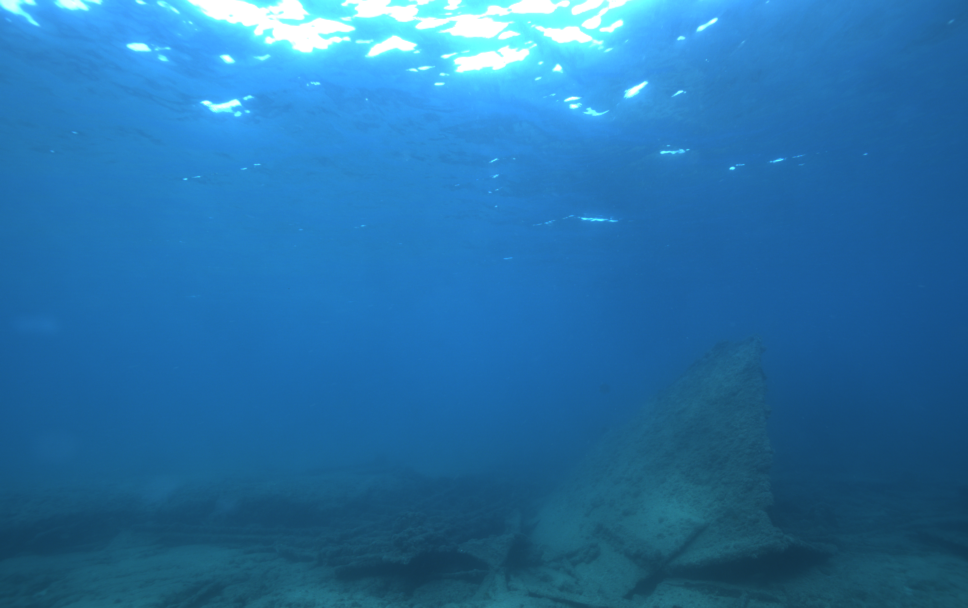
#> input picture Depth/monoUWNet/samples/00034302.tiff, 968 x 608 px, found by its file name
$ python SLIC.py
#> lines starting #> are read from the running program, lines starting #| are printed output that depends on the picture
#!/usr/bin/env python3
# -*- coding: utf-8 -*-
"""
Created on Sun Mar 19 14:49:14 2023

@author: cbm
"""

import os, sys
import numpy as np
import matplotlib as mpl
import matplotlib.pyplot as plt
import cv2

sample = '00034302'

img = cv2.imread('monoUWNet/samples/'+sample+'.tiff')
#> img is the input picture: shape (608, 968, 3); mean B, G, R 168.2, 113.9, 39.2

hsv_image= cv2.cvtColor(img, cv2.COLOR_BGR2HSV)
#> hsv_image: shape (608, 968, 3); mean H, S, V 101, 198.5, 168.2

height,width,channels = hsv_image.shape
#> height = 608; width = 968; channels = 3
num_iterations = 500
prior = 5
double_step = True
num_superpixels = 800
num_levels = 20
num_histogram_bins = 5


seeds = cv2.ximgproc.createSuperpixelSEEDS(width, height, channels, num_superpixels, num_levels, prior, num_histogram_bins)
color_img = np.zeros((height,width,3), np.uint8)
color_img[:] = (0, 0, 255)

# Iterate until segmentation is done
seeds.iterate(img, num_iterations)

# Get the labels for each pixel
labels = seeds.getLabels()

superpixel_mask = seeds.getLabelContourMask(False)

# stitch foreground & background together
mask_inv = cv2.bitwise_not(superpixel_mask)
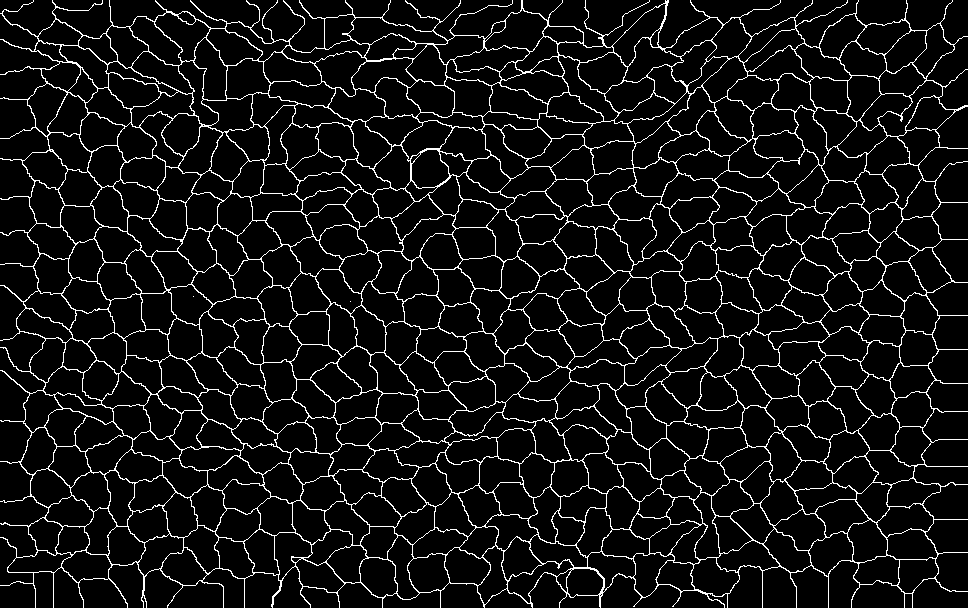
#> superpixel_mask: shape (608, 968); 7.3% white in thin lines or dots
result_bg = cv2.bitwise_and(img, img, mask=mask_inv)
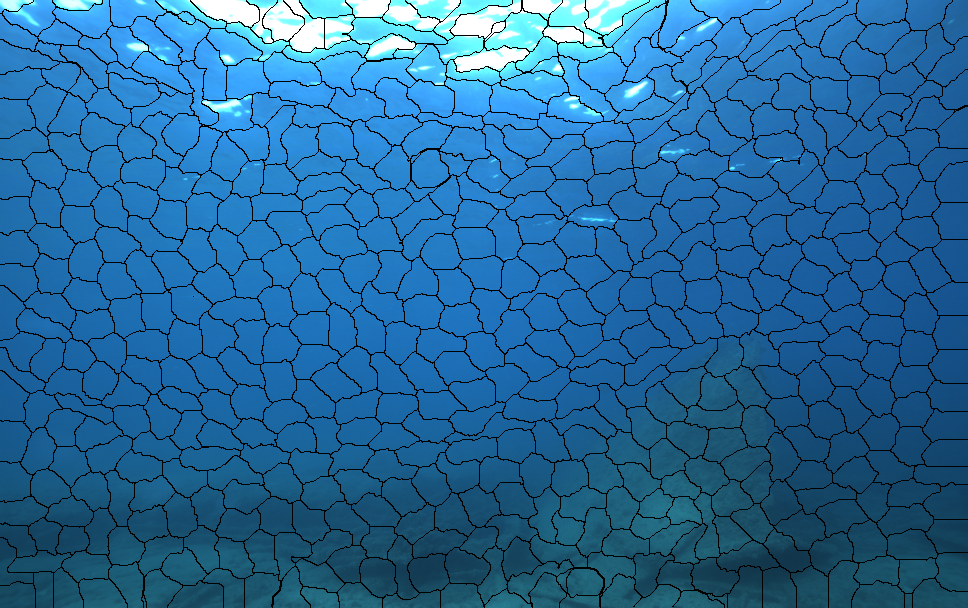
#> result_bg: shape (608, 968, 3); mean B, G, R 155.7, 105.4, 36.2
result_fg = cv2.bitwise_and(color_img, color_img, mask=superpixel_mask)
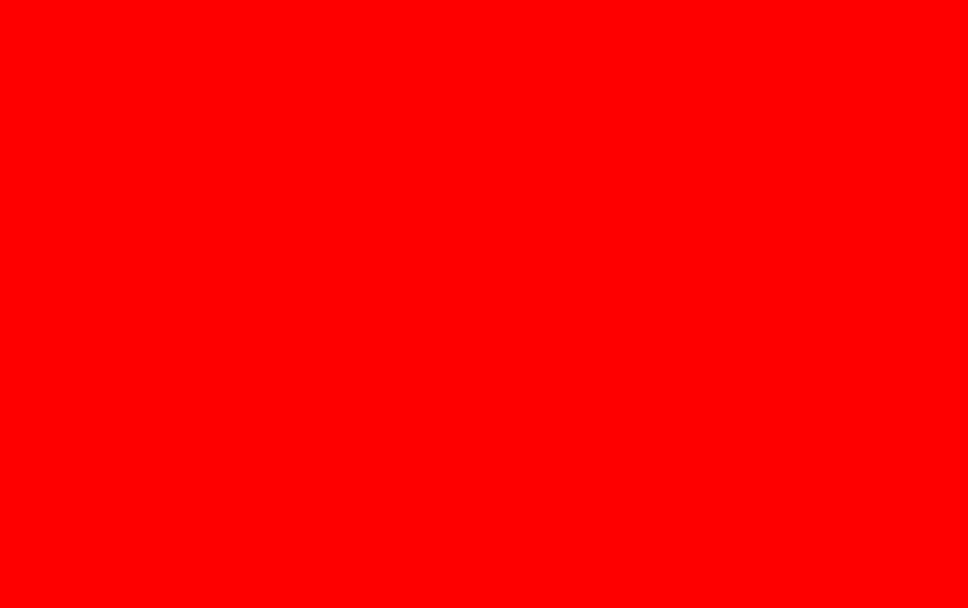
#> color_img: shape (608, 968, 3); mean of channels 0, 1, 2 0, 0, 255; drawn as B, G, R
result = cv2.add(result_bg, result_fg)
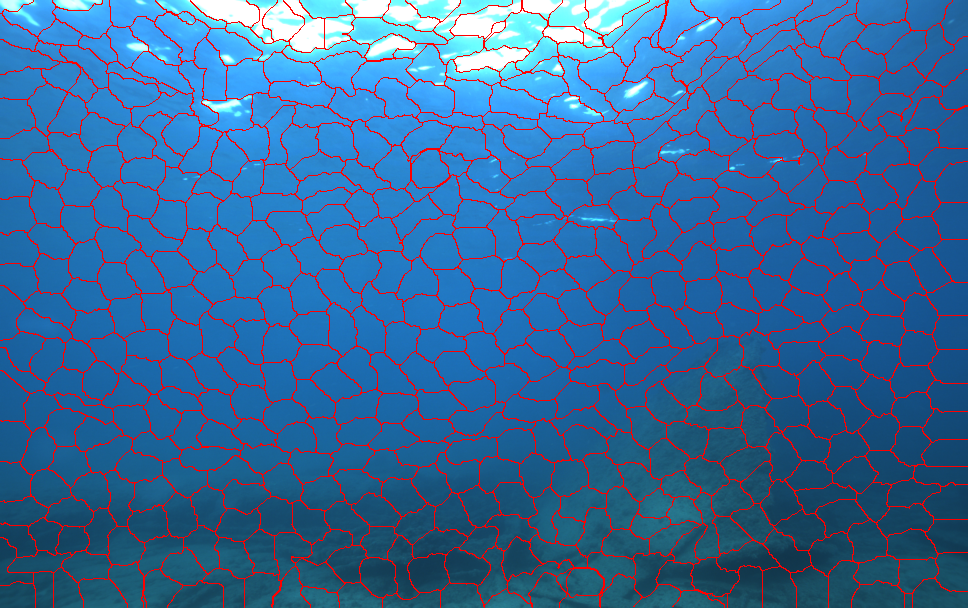
#> result: shape (608, 968, 3); mean B, G, R 155.7, 105.4, 55

# Create an empty image to draw the superpixel segments
output = np.zeros_like(img)

# Define HSV blue range
lower_blue = np.array([97,170,70])
upper_blue= np.array([130,255,255])

# Define HSV white range
lower_white = np.array([0,0,150])
upper_white = np.array([180,255,255])

light_purple = (255, 213, 184)

dark_blue = (122, 1, 1)


# Loop over each superpixel and color it in either light blue or light yellow
for i in range(num_superpixels):
    mask = labels == i
    if (np.count_nonzero((hsv_image[mask] >= lower_blue).all(axis=1) & (hsv_image[mask] <= upper_blue).all(axis=1)) >= len(hsv_image[mask])) or (np.count_nonzero((hsv_image[mask] >= lower_white).all(axis=1) & (hsv_image[mask] <= upper_white).all(axis=1)) >= len(hsv_image[mask])):
        output[mask] = light_purple
    else:
        output[mask] = dark_blue
#> output: shape (608, 968, 3); mean H, S, V 247.2, 200.6, 173.3


cv2.imshow('superpixels', result)
cv2.waitKey(0)
cv2.imwrite('results/segmentation/superpixel_'+sample+'.png', result)
# Show image
cv2.imshow('Superpixel segmentation', output)
cv2.waitKey(0)
cv2.imwrite('results/segmentation/segmentation_'+sample+'.png', output)
cv2.destroyAllWindows()


# [39 lines of commented-out code are left out]

$ run again, with Depth/monoUWNet/samples/00011499.tiff copied over Depth/monoUWNet/samples/00034302.tiff
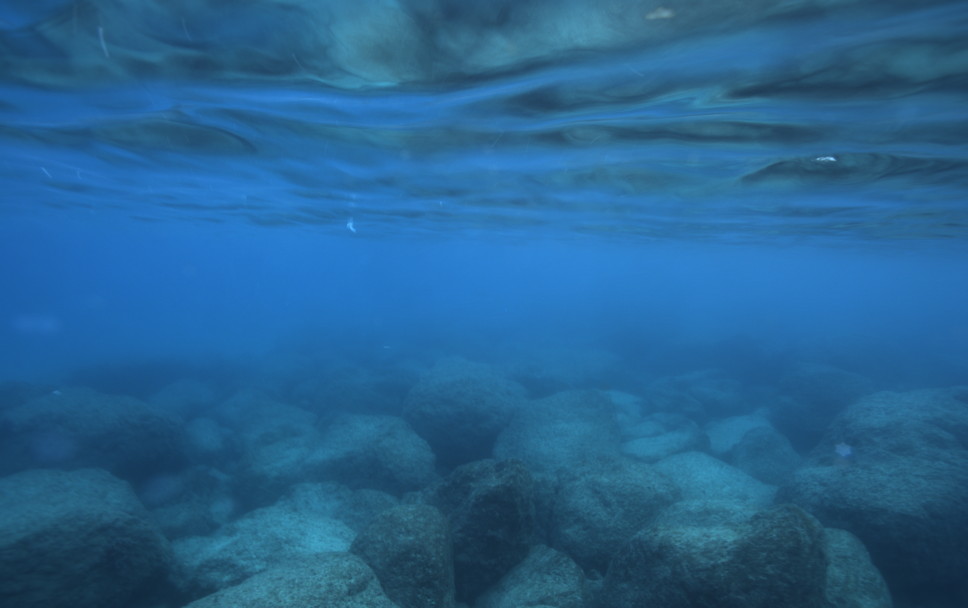
#> input picture Depth/monoUWNet/samples/00011499.tiff, 968 x 608 px, found by its file name
#> img is the input picture: shape (608, 968, 3); mean B, G, R 145.6, 99.1, 38.8
#> hsv_image: shape (608, 968, 3); mean H, S, V 102.7, 184.8, 145.6
#> `mask_inv = cv2.bitwise_not(superpixel_mask)`:
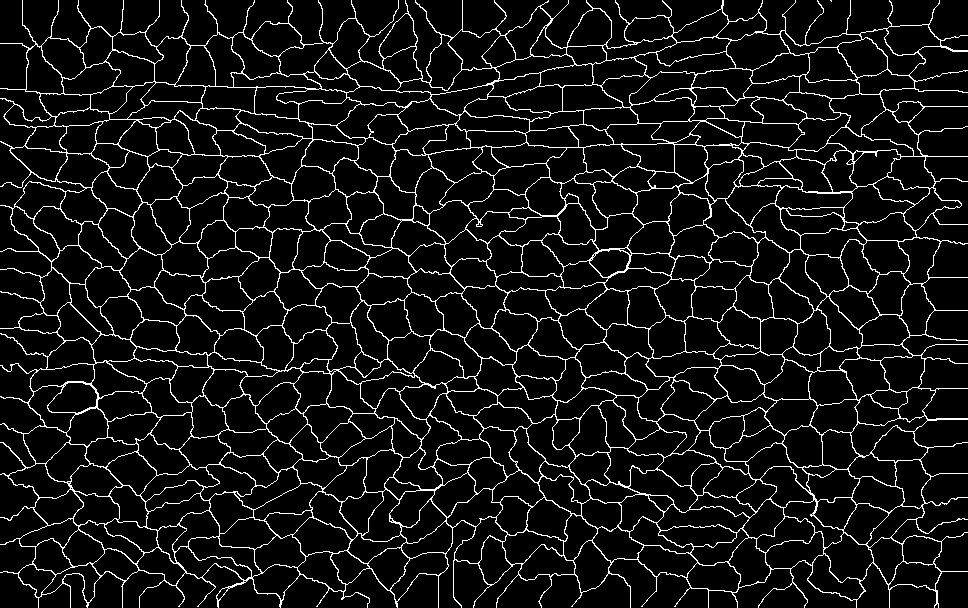
#> superpixel_mask: shape (608, 968); 7.7% white in thin lines or dots
#> `result = cv2.add(result_bg, result_fg)`:
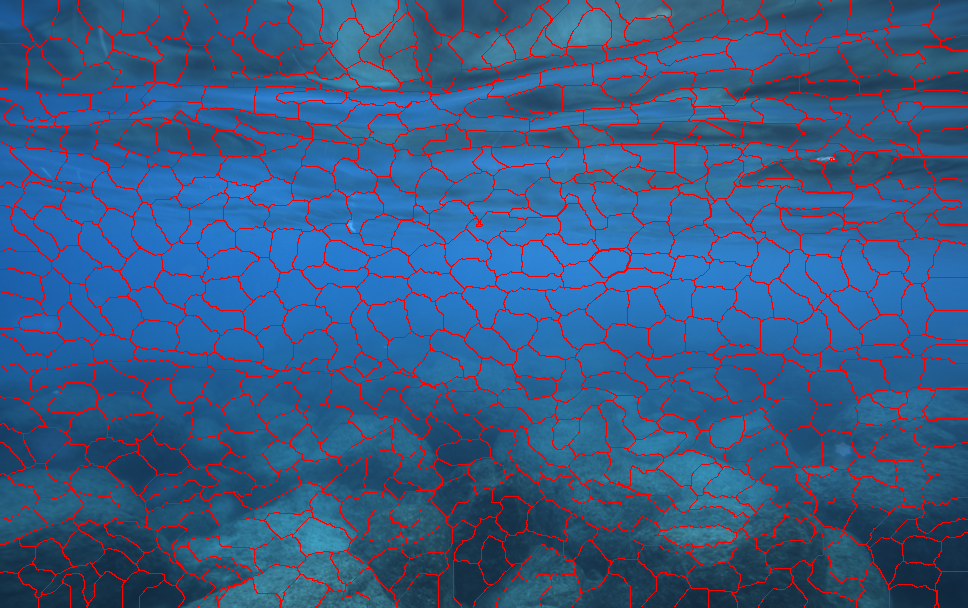
#> result: shape (608, 968, 3); mean B, G, R 134.3, 91.4, 55.4

$ run again, with Depth/monoUWNet/samples/00014647.tiff copied over Depth/monoUWNet/samples/00034302.tiff
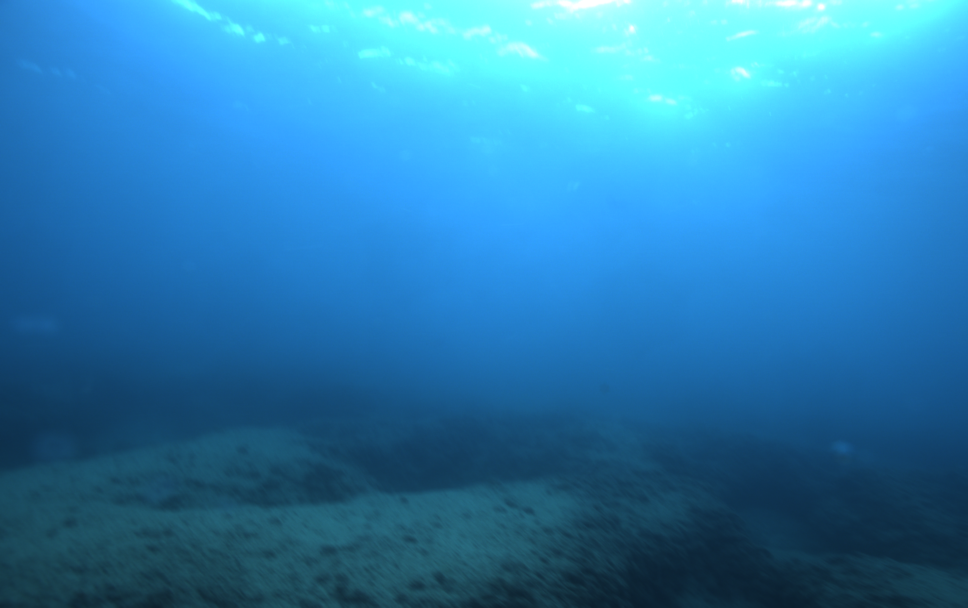
#> input picture Depth/monoUWNet/samples/00014647.tiff, 968 x 608 px, found by its file name
#> img is the input picture: shape (608, 968, 3); mean B, G, R 175.1, 125.6, 43.1
#> hsv_image: shape (608, 968, 3); mean H, S, V 101, 194.4, 175.1
#> `mask_inv = cv2.bitwise_not(superpixel_mask)`:
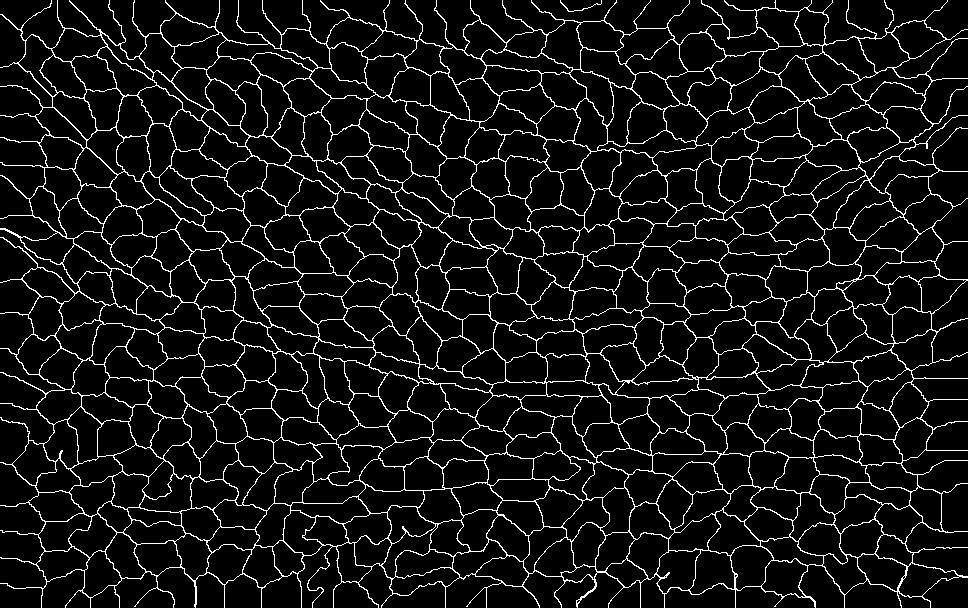
#> superpixel_mask: shape (608, 968); 7.5% white in thin lines or dots
#> `result = cv2.add(result_bg, result_fg)`:
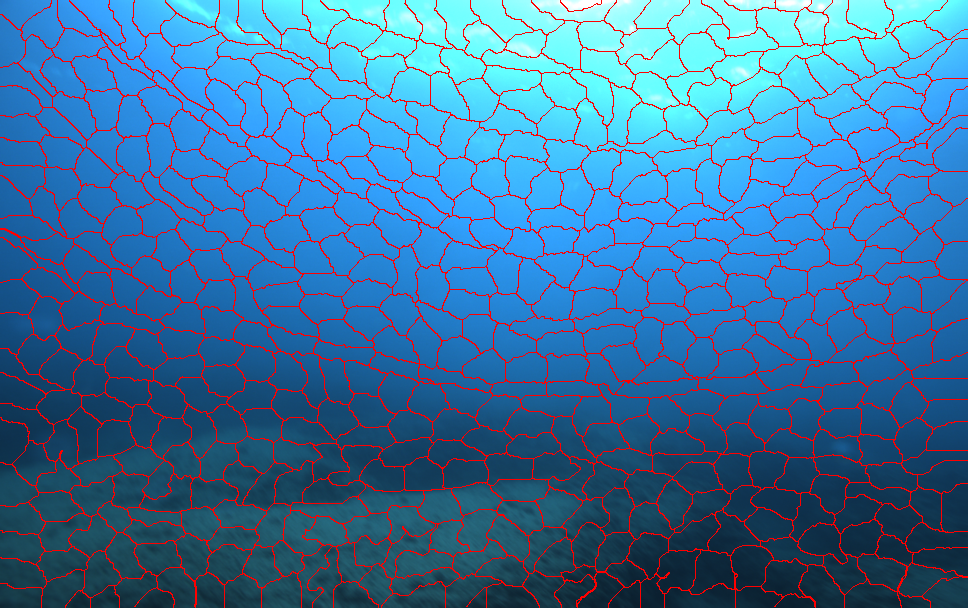
#> result: shape (608, 968, 3); mean B, G, R 161.9, 116.2, 59

$ run again, with Depth/monoUWNet/samples/00022623.tiff copied over Depth/monoUWNet/samples/00034302.tiff
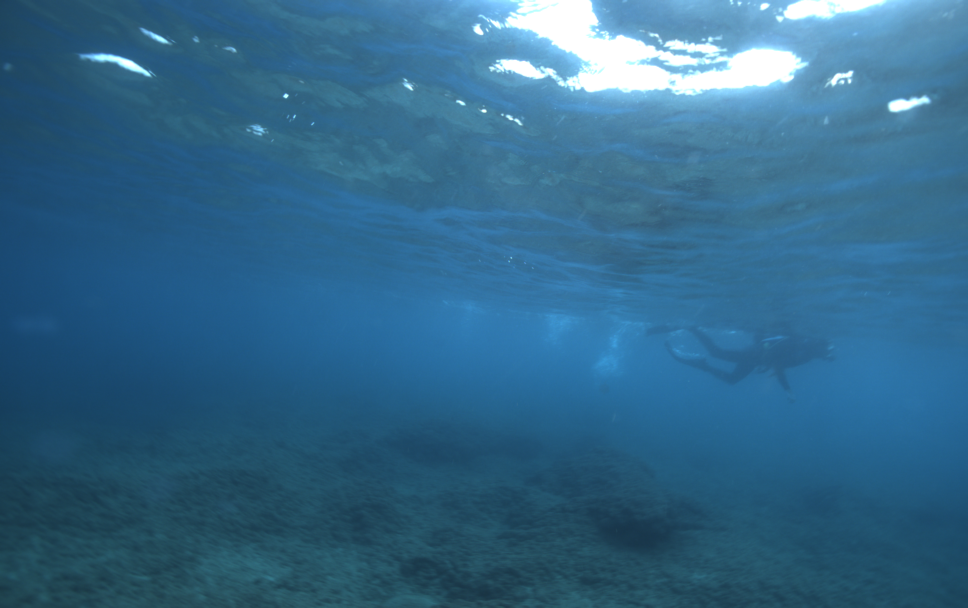
#> input picture Depth/monoUWNet/samples/00022623.tiff, 968 x 608 px, found by its file name
#> img is the input picture: shape (608, 968, 3); mean B, G, R 137.9, 104, 51.2
#> hsv_image: shape (608, 968, 3); mean H, S, V 99.7, 165.3, 137.9
#> `mask_inv = cv2.bitwise_not(superpixel_mask)`:
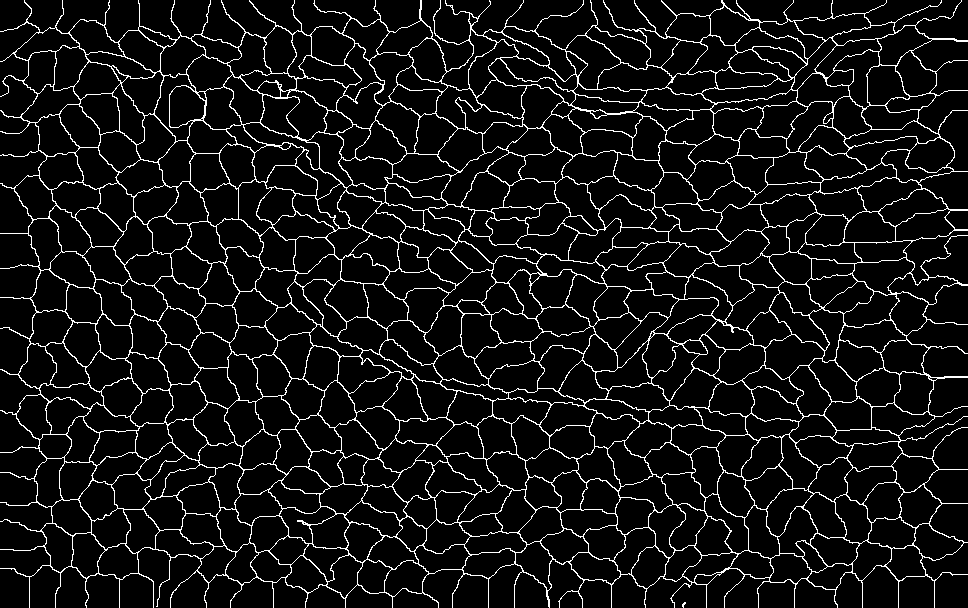
#> superpixel_mask: shape (608, 968); 7.6% white in thin lines or dots
#> `result = cv2.add(result_bg, result_fg)`:
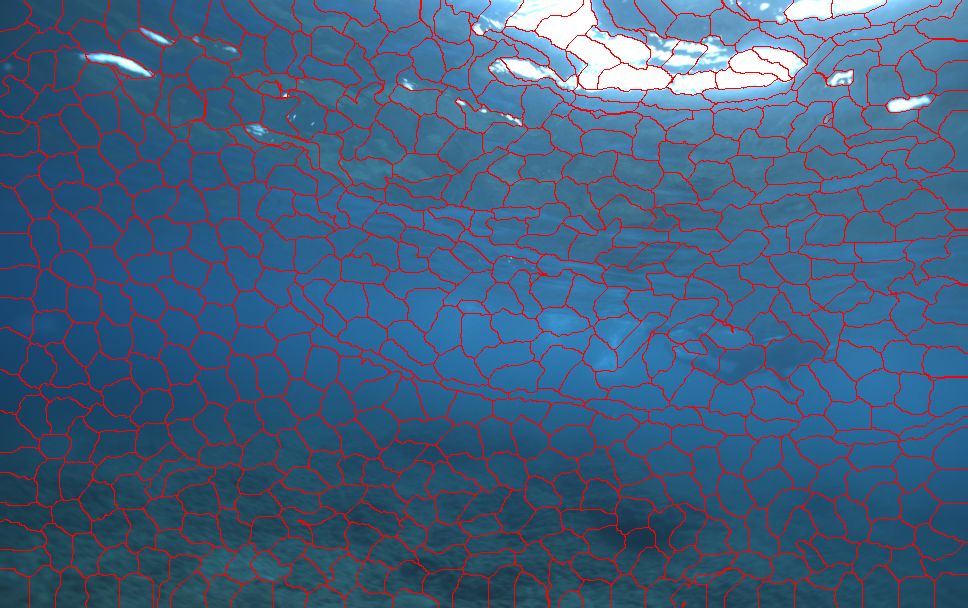
#> result: shape (608, 968, 3); mean B, G, R 127.3, 96, 66.7
